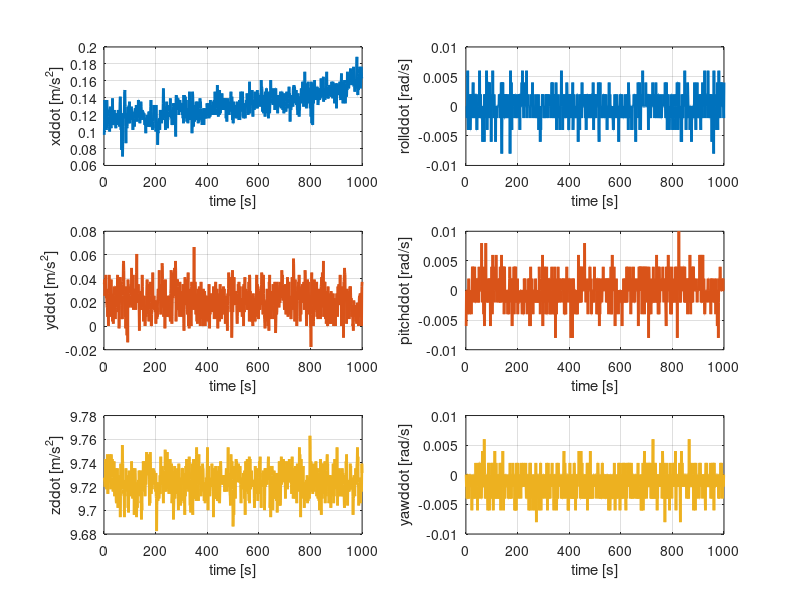

Write MATLAB code to recreate this figure.
%% Select which mat file to plot
load('imu_static.mat')

%% Plot
imu_color = [lines(3); lines(3)];
imu_seq = [1:2:6 2:2:6];
imu_name = {'xddot [m/s^2]', 'yddot [m/s^2]', 'zddot [m/s^2]', ...
    'rollddot [rad/s]', 'pitchddot [rad/s]', 'yawddot [rad/s]'};
for i = 1:6
    i_plot = imu_seq(i);
    subplot(3,2, i_plot);
    plot(imu_hist(i,:), 'Color', imu_color(i,:), 'LineWidth' ,2);
    grid on
    xlabel('time [s]');
    ylabel(imu_name{i});
end

mean_ =  mean(imu_hist,2)
std_ =  std(imu_hist,0,2)

%     0.0159
%     0.0120
%     0.0116
%     0.0020
%     0.0022
%     0.0021